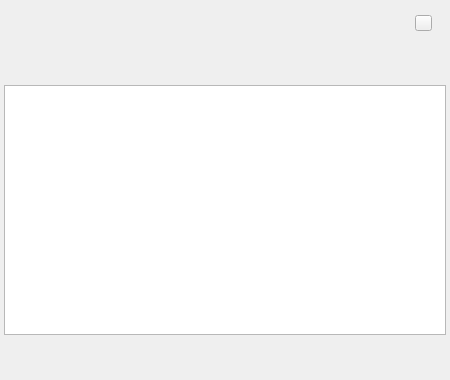
<?xml version="1.0" encoding="UTF-8"?>
<ui version="4.0">
 <class>MeetingListWdg</class>
 <widget class="QWidget" name="MeetingListWdg">
  <property name="geometry">
   <rect>
    <x>0</x>
    <y>0</y>
    <width>450</width>
    <height>380</height>
   </rect>
  </property>
  <property name="windowTitle">
   <string>MeetingListWdg</string>
  </property>
  <widget class="QLabel" name="backLabel">
   <property name="geometry">
    <rect>
     <x>0</x>
     <y>0</y>
     <width>450</width>
     <height>380</height>
    </rect>
   </property>
   <property name="text">
    <string/>
   </property>
  </widget>
  <widget class="QPushButton" name="closeBtn">
   <property name="geometry">
    <rect>
     <x>415</x>
     <y>15</y>
     <width>17</width>
     <height>16</height>
    </rect>
   </property>
   <property name="text">
    <string/>
   </property>
  </widget>
  <widget class="QLabel" name="logoLabel">
   <property name="geometry">
    <rect>
     <x>0</x>
     <y>20</y>
     <width>411</width>
     <height>46</height>
    </rect>
   </property>
   <property name="text">
    <string/>
   </property>
   <property name="pixmap">
    <pixmap resource="../Resources/Default.qrc">:/login/login/logo4.png</pixmap>
   </property>
  </widget>
  <widget class="QLabel" name="tBackImage">
   <property name="geometry">
    <rect>
     <x>4</x>
     <y>85</y>
     <width>442</width>
     <height>250</height>
    </rect>
   </property>
   <property name="text">
    <string/>
   </property>
  </widget>
  <widget class="QTableView" name="myTableView">
   <property name="geometry">
    <rect>
     <x>4</x>
     <y>85</y>
     <width>442</width>
     <height>250</height>
    </rect>
   </property>
   <property name="horizontalScrollBarPolicy">
    <enum>Qt::ScrollBarAlwaysOff</enum>
   </property>
  </widget>
 </widget>
 <layoutdefault spacing="6" margin="11"/>
 <resources>
  <include location="../Resources/Default.qrc"/>
 </resources>
 <connections/>
</ui>
